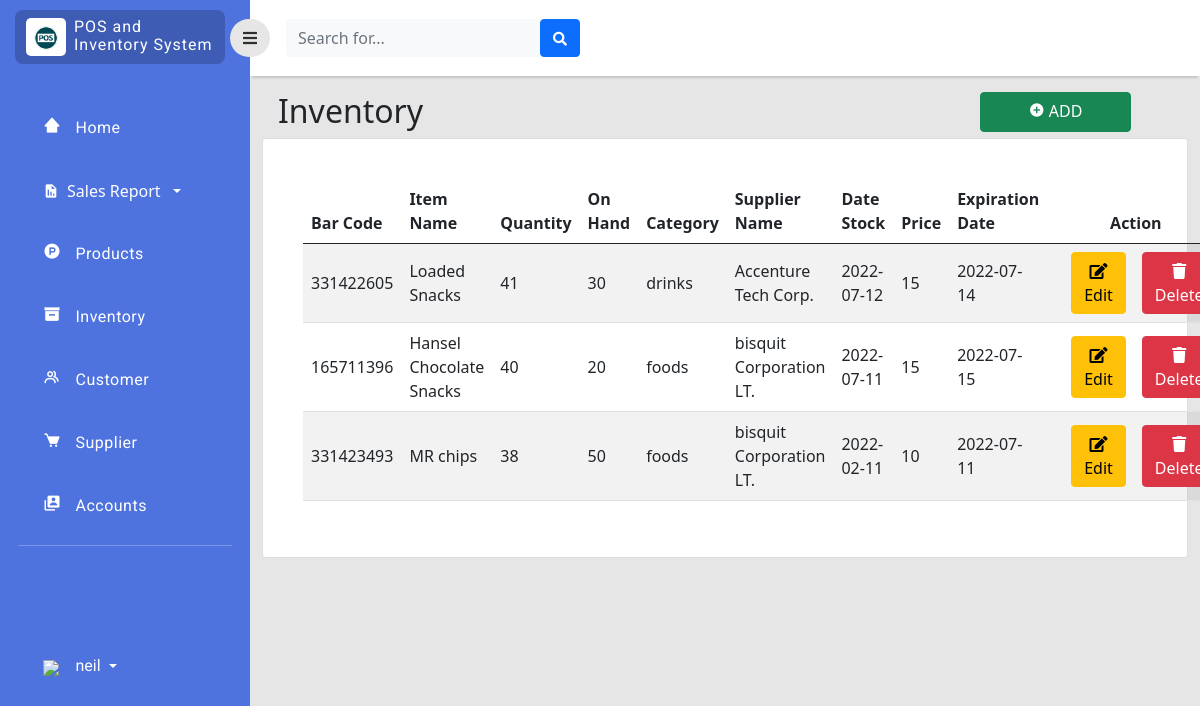
The page /php/inventory.php (signed in) on the database its author committed.
### tables this page shows
CREATE TABLE `inventory` (
  `item_id` bigint(11) NOT NULL,
  `bar_code` bigint(11) NOT NULL,
  `item_name` varchar(255) NOT NULL,
  `quantity` int(11) NOT NULL,
  `price` double NOT NULL,
  `profit` double NOT NULL,
  `on_hand` int(11) NOT NULL,
  `category_id` int(11) NOT NULL,
  `supplier_id` int(11) NOT NULL,
  `stock_in` date NOT NULL,
  `date_expired` date NOT NULL
);

CREATE TABLE `category` (
  `category_id` int(11) NOT NULL,
  `category_name` enum('foods','drinks') NOT NULL
);

CREATE TABLE `supplier` (
  `supplier_id` int(11) NOT NULL,
  `company_name` varchar(255) NOT NULL,
  `location_id` int(255) NOT NULL,
  `phone_no` int(11) NOT NULL
);

### php/inventory.php (the view, shortened to what this page needs)
<?php
include 'connection.php';
?>
<!doctype html>
<html lang="en">
  <head>
    <link href="https://cdn.jsdelivr.net/npm/bootstrap@5.0.2/dist/css/bootstrap.min.css" rel="stylesheet"
>
    <link rel="stylesheet" type="text/css" href="../style/dash.css">
    <link
      href="https://cdnjs.cloudflare.com/ajax/libs/font-awesome/5.15.1/css/all.min.css"
      rel="stylesheet"
    />
    <link href='https://unpkg.com/boxicons@2.1.2/css/boxicons.min.css' rel='stylesheet'>
    </head>
    <body>
    <div class="page">
        <div class="sidebar">
            <div class="sidebar-header">
                <div class="sidebar-logo-container">
                    <div class="logo-container">
                        <img class="logo-sidebar" src="../image/logo.png" />
                    </div>
                    <div class="sys-name-container mt-2">
                        <p class="sys-name">
                            POS and <br>
                            <span class="brand-subname">
                            Inventory System
                            </span>
                        </p>
                    </div>
                </div>
            </div>
            <div class="sidebar-body">
                <ul class="navigation-list">
                    <li class="navigation-list-item">
                        <a class="navigation-link" href="dashboard.php">
                            <div class="row">
                                <div class="col-2">
                                    <i class='bx bxs-home-alt-2'></i>
                                </div>
                                <div class="col-9">
                                    Home
                                </div>
                            </div>
                        </a>
                    </li>
                   <li class="navigation-list-item">
                        <a href="#submenu1" data-bs-toggle="collapse" class="d-flex align-items-center text-white text-decoration-none dropdown-toggle" >
                            <i class='bx bxs-report bi'></i><span class="mx-2 text-white">Sales Report</span></a>
                    </li>
                    <li class="navigation-list-item">
                        <a class="navigation-link" href="product.php">
                            <div class="row">
                                <div class="col-2">
                                    <i class='bx bxl-product-hunt' ></i>
                                </div>
                                <div class="col-9">
                                    Products
                                </div>
                            </div>
                        </a>
                    </li>
                     <li class="navigation-list-item">
                        <a class="navigation-link" href="inventory.php">
                            <div class="row">
                                <div class="col-2">
                                    <i class='bx bxs-box'></i>
                                </div>
                                <div class="col-9">
                                    Inventory
                                </div>
                            </div>
                        </a>
                    </li>
                    <li class="navigation-list-item">
                        <a class="navigation-link" href="customer.php">
                            <div class="row">
                                <div class="col-2">
                                    <i class='bx bx-group'></i>
                                </div>
                                <div class="col-9">
                                    Customer
                                </div>
                            </div>
                        </a>
                    </li>
                    <li class="navigation-list-item">
                        <a class="navigation-link" href="supplier.php">
                            <div class="row">
                                <div class="col-2">
                                    <i class='bx bxs-cart' ></i>
                                </div>
                                <div class="col-9">
                                    Supplier
                                </div>
                            </div>
                        </a>
                    </li>
                    <li class="navigation-list-item">
                        <a class="navigation-link" href="user_manager.php">
                            <div class="row">
                                <div class="col-2">
                                    <i class='bx bxs-user-account'></i>
                                </div>
                                <div class="col-9">
                                    Accounts
                                </div>
                            </div>
                        </a>
                    </li>
                    <hr style="color:rgb(255, 255, 255);margin-top:10px;">
                    <li class="navigation-list-item" style="margin-top: 45%;">
                        <div class="dropdown pb-1">
                            <a href="#" class="d-flex align-items-center text-white text-decoration-none dropdown-toggle" id="dropdownUser1" data-bs-toggle="dropdown" aria-expanded="false">
                                <div class="col-2">
                                    <img src="../image/user_35px.png" />
                                </div>
                                <span class="d-none d-sm-inline mx-1"><?php echo $_SESSION["username"];  ?></span>
                            </a>
                        </div>
                    </li>
                </ul>
            </div>
        </div>
        <div class="content">
            <div class="navigationBar">
                <button id="sidebarToggle" class="btn sidebarToggle">
                    <i class="fas fa-bars"></i>
                </button>
                <form class="d-none d-sm-inline-block form-inline mr-auto ml-md-3 my-2 my-md-0 mw-100 navbar-search ms-3">
                    <div class="input-group">
                        <input type="text" class="form-control bg-light border-0 small" placeholder="Search for..."aria-label="Search" aria-describedby="basic-addon2"id="SearchMo" onkeyup="myFunction()">
                        <div class="input-group-append">
                            <button class="btn btn-primary" type="button">
                                <i class="fas fa-search fa-sm"></i>
                            </button>
                        </div>
                    </div>
                </form>
            </div>
            <div class="col py-3 d-flex justify-content-center overflow-auto">
                 <div class="container-fluid">
                <div class="row">
                        <div class="col d-flex justify-content">
                            <br>
                            <div class="w-50">
                                <h2 class="text-dark text-start ps-3 ">Inventory </h2>
                            </div>
                            <div class="position-left w-50">
                                <button type="button" class="btn btn-success px-5 pb-2" data-bs-toggle="modal" data-bs-target="#create" style="margin-left: 55%;"><b><i class='bx bxs-plus-circle'></i> </b> ADD</button>
                            </div>
                        </div>
                    </div>
                    <div class="row">
                        <div class="col ">
                            <div class="card">
                                <div class="card-body rounded-3 m-4 table-responsive-sm">
                                    <table class="table table-striped align-middle" id="InventoryTab">
                                        <thead>
                                            <tr>
                                                <th scope="col">Bar Code</th>
                                                <th scope="col">Item Name</th>
                                                <th scope="col">Quantity</th>
                                                <th scope="col">On Hand</th>
                                                <th scope="col">Category</th>
                                                <th scope="col">Supplier Name</th>
                                                <th scope="col">Date Stock</th>
                                                <th scope="col">Price</th>
                                                <th scope="col">Expiration Date</th>
                                                <th scope="col" style="text-align: center;">Action</th>
                                            </tr>
                                        </thead>
                                        <tbody>
                                            <?php
                                            $query_run = mysqli_query($con,"SELECT * FROM inventory");
                                            $sql_run = mysqli_query($con,"SELECT * FROM category,inventory WHERE(category.category_id=inventory.category_id)");
                                            $sup_run = mysqli_query($con,"SELECT * FROM supplier,inventory WHERE(supplier.supplier_id=inventory.supplier_id)");
                                            while ($row=mysqli_fetch_assoc($query_run) AND $rows=mysqli_fetch_assoc($sql_run) AND $raw=mysqli_fetch_assoc($sup_run)) { ?>
                                            <tr>
                                                <td><?php echo $row['bar_code'];  ?></td>
                                                <td><?php echo $row['item_name'];  ?></td>
                                                <td ><?php echo $row['quantity'];  ?></td>
                                                <td><?php echo $row['on_hand'];  ?></td>
                                                <td ><?php echo $rows['category_name'];  ?></td>
                                                <td><?php echo $raw['company_name'];  ?></td>
                                                <td><?php echo $row['stock_in'];  ?></td>
                                                <td ><?php echo $row['price'];  ?></td>
                                                <td ><?php echo $row['date_expired'];  ?></td>
                                                <td>
                                                    <div class="d-flex flex-row justify-content-center">
                                                        <button class="btn btn-warning editbtn mx-3" data-toggle="modal" type="button"><i class="fas fa-edit" data-toggle="tooltip" title="edit"></i>Edit</button>
                                                        <button class="btn btn-danger deletebtn" data-toggle="modal" type="button"><i class="fas fa-trash" data-toggle="tooltip" title="edit"></i>Delete</button>
                                                </td>
                                            </tr>
                                        <?php }  ?>
                                        </tbody>
                                    </table>
                                </div>
                            </div>
                        </div>
                    </div>
                </div>
            </div>
        </div>
    </div>
</body>
</html>

### style/dash.css (style rules this page uses)
body { background-color: #e6e6e6; }
.page .sidebar { background: rgb(78, 115, 223); position: fixed; top: 0; left: 0; width: 250px; height: 100vh; overflow-y: auto; overflow-x: hidden; transition: all 0.3s ease; }
.page .content { margin-left: 250px; transition: all 0.3s ease; }
.navigationBar { background-color: white; height: 50px; display: flex; padding: 38px 0px; align-items: center; box-shadow: 0 4px 2px -2px #c5c6c7; }
.sidebarToggle { font-size: 16px; color: rgb(0, 0, 0, 0.8); margin-left: -20px; z-index: 999; border-radius: 50px; background-color: #e6e6e6; transition: all 0.3s ease; outline: none!important; box-shadow: none!important; }
.sidebar-header { padding: 10px 25px 10px 15px; }
.sidebar-logo-container { background-color: rgb(0, 0, 0, 0.2); border-radius: 8px; padding-left: 3px; display: flex; }
.logo-container { max-width: 40px; background-color: #fff; border-radius: 5px; margin: 8px; padding: 6px 8px; }
.logo-sidebar { width: 100%; height: auto; }
.sys-name { color: white; margin: 0px; line-height: 1.1rem; font-size: 16px; letter-spacing: 1px; font-family: 'Roboto', sans-serif; }
.navigation-list { list-style-type:none; padding: 0px 18px; margin-top: 30px; }
.navigation-list-item { padding: 12px 18px 12px 25px; margin: 15px 0px; border-radius: 8px; }
.navigation-link { color: #fff; letter-spacing: 0.5px; font-weight: 400; text-decoration: none; font-size: 16px; font-family: 'Roboto', sans-serif; }
.navigation-link i { font-size: 18px; color: #fff; }
.navigation-list-item .dropdown span { text-decoration: none; font-size: 16px; font-family: 'Roboto', sans-serif; }

### rows shown on the page
inventory: bar_code "331422605", item_name "Loaded Snacks", quantity "41", on_hand "30", category.category_name "drinks", supplier.company_name "Accenture Tech Corp.", stock_in "2022-07-12", price "15", date_expired "2022-07-14"
inventory: bar_code "165711396", item_name "Hansel Chocolate Snacks", quantity "40", on_hand "20", category.category_name "foods", supplier.company_name "bisquit Corporation LT.", stock_in "2022-07-11", price "15", date_expired "2022-07-15"
inventory: bar_code "331423493", item_name "MR chips", quantity "38", on_hand "50", category.category_name "foods", supplier.company_name "bisquit Corporation LT.", stock_in "2022-02-11", price "10", date_expired "2022-07-11"

### other values the page prints
$_SESSION["username"] "neil"
